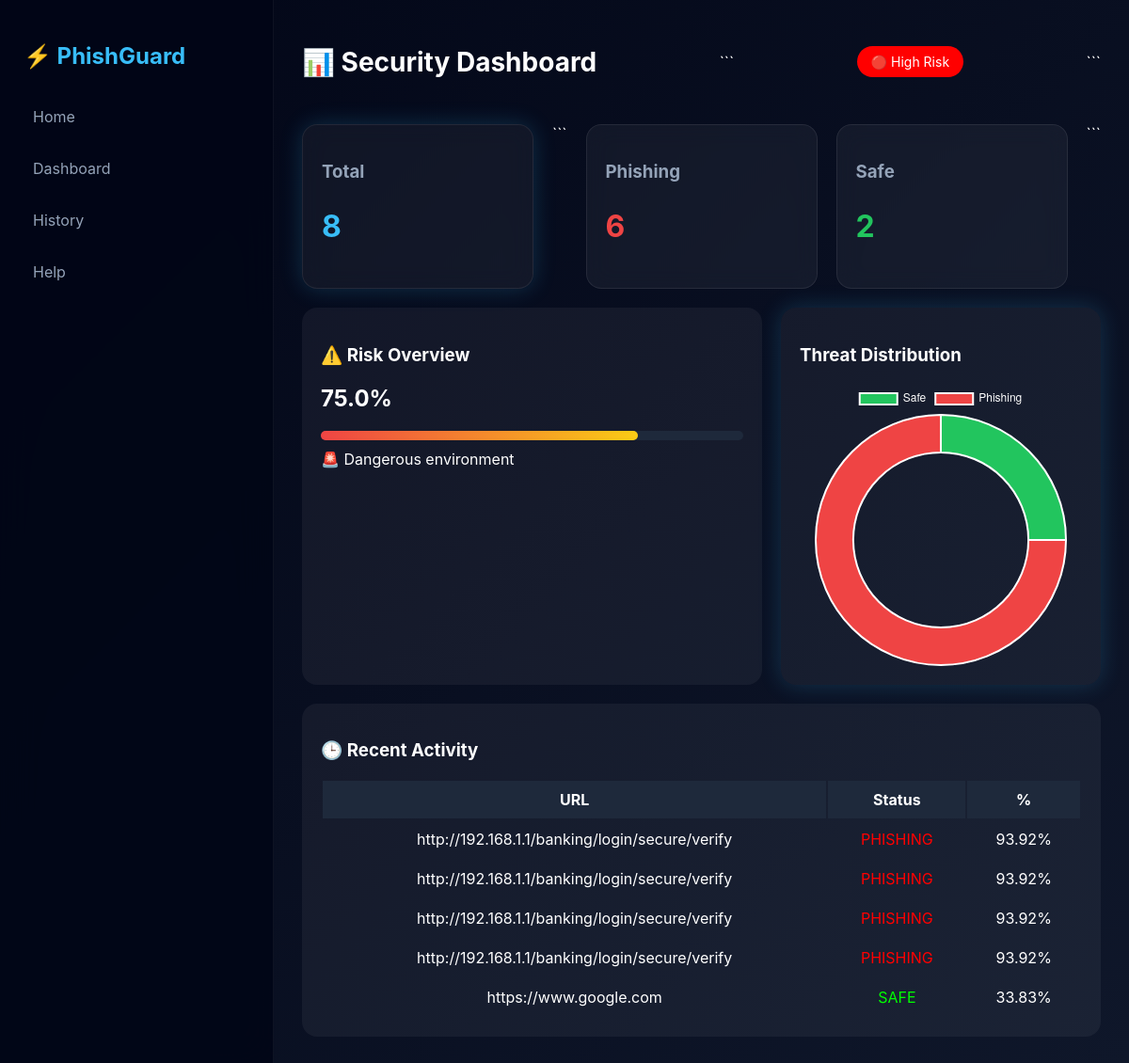
/dashboard, run on the app's committed database.
### tables this page shows
CREATE TABLE scans (
            id INTEGER PRIMARY KEY AUTOINCREMENT,
            url TEXT,
            prediction TEXT,
            phishing_prob REAL,
            date TIMESTAMP DEFAULT CURRENT_TIMESTAMP
        );

### app.py (the view)
@app.route('/dashboard')
def dashboard():
    conn = sqlite3.connect("history.db")
    c = conn.cursor()
    c.execute("SELECT COUNT(*) FROM scans")
    total = c.fetchone()[0]
    c.execute("SELECT COUNT(*) FROM scans WHERE prediction='PHISHING'")
    phishing = c.fetchone()[0]
    safe = total - phishing
    c.execute("""
        SELECT url, prediction, phishing_prob, date
        FROM scans
        ORDER BY id DESC
        LIMIT 5
    """)
    recent = c.fetchall()
    risk_percent = round((phishing / total) * 100, 2) if total > 0 else 0
    conn.close()
    return render_template(
        'dashboard.html',
        total=total,
        phishing=phishing,
        safe=safe,
        recent=recent,
        risk_percent=risk_percent
    )

### templates/dashboard.html (shortened to what this page needs)
<!DOCTYPE html>
<html lang="en">
<head>
</head>
<body>
<div class="sidebar">
    <h2>⚡ PhishGuard</h2>
    <a href="/">Home</a>
    <a href="/dashboard">Dashboard</a>
    <a href="/history">History</a>
    <a href="/help">Help</a>
</div>
<div class="main">
<div class="header">
    <h1>📊 Security Dashboard</h1>
```
{% if risk_percent > 70 %}
    <div class="status" style="background:red;">🔴 High Risk</div>
{% elif risk_percent > 40 %}
    <div class="status" style="background:orange;">🟠 Medium</div>
{% else %}
    <div class="status" style="background:green;">🟢 Safe</div>
{% endif %}
```
</div>
<div class="cards">
    <div class="card glow">
        <h3>Total</h3>
        <h2 class="total">{{ total }}</h2>
    </div>
```
<div class="card">
    <h3>Phishing</h3>
    <h2 class="phishing">{{ phishing }}</h2>
</div>
<div class="card">
    <h3>Safe</h3>
    <h2 class="safe">{{ safe }}</h2>
</div>
```
</div>
<div class="grid">
<div class="box">
<h3>⚠️ Risk Overview</h3>
<h2>{{ risk_percent }}%</h2>
<div class="progress">
    <div class="progress-bar" style="width:{{ risk_percent }}%"></div>
</div>
<p style="margin-top:10px;">
{% if risk_percent > 70 %}
🚨 Dangerous environment
{% elif risk_percent > 40 %}
⚠️ Be careful
{% else %}
✅ Safe usage
{% endif %}
</p>
</div>
<div class="box glow">
<h3>Threat Distribution</h3>
<canvas id="chart"></canvas>
</div>
</div>
<div class="box" style="margin-top:20px;">
<h3>🕒 Recent Activity</h3>
<table>
<tr>
<th>URL</th>
<th>Status</th>
<th>%</th>
</tr>
{% for row in recent %}
<tr>
<td>{{ row[0] }}</td>
<td style="color:{% if row[1]=='PHISHING' %}red{% else %}lime{% endif %}">
{{ row[1] }}
</td>
<td>{{ row[2] }}%</td>
</tr>
{% endfor %}
</table>
</div>
</div>
<script>
new Chart(document.getElementById('chart'), {
type:'doughnut',
data:{
labels:['Safe','Phishing'],
datasets:[{
data:[{{ safe }},{{ phishing }}],
backgroundColor:['#22c55e','#ef4444']
}]
},
options:{
cutout:'70%',
plugins:{
legend:{labels:{color:'white'}}
}
}
});
</script>
</body>
</html>

### templates/dashboard.html (style rules this page uses)
body { margin: 0; font-family: 'Inter', sans-serif; background: linear-gradient(135deg,#020617,#0f172a); color: white; display: flex; }
.sidebar { width: 240px; background: rgba(2,6,23,0.9); backdrop-filter: blur(20px); padding: 25px; border-right: 1px solid rgba(255,255,255,0.05); }
.sidebar h2 { color: #38bdf8; margin-bottom: 30px; }
.sidebar a { display: block; margin: 15px 0; color: #94a3b8; text-decoration: none; padding: 10px; border-radius: 8px; transition: 0.3s; }
.main { flex: 1; padding: 30px; }
.header { display: flex; justify-content: space-between; align-items: center; }
.header h1 { font-size: 28px; }
.status { padding: 8px 15px; border-radius: 20px; font-size: 14px; }
.cards { display: flex; gap: 20px; margin-top: 30px; }
.card { flex: 1; padding: 20px; border-radius: 16px; background: rgba(255,255,255,0.05); backdrop-filter: blur(12px); border: 1px solid rgba(255,255,255,0.08); transition: 0.3s; }
.card h3 { color: #94a3b8; }
.card h2 { font-size: 32px; }
.total { color:#38bdf8; }
.phishing { color:#ef4444; }
.safe { color:#22c55e; }
.grid { display: grid; grid-template-columns: 1.5fr 1fr; gap: 20px; margin-top: 20px; }
.box { padding: 20px; border-radius: 16px; background: rgba(255,255,255,0.05); }
.progress { background: #1e293b; height: 10px; border-radius: 5px; margin-top: 10px; }
.progress-bar { height: 10px; border-radius: 5px; background: linear-gradient(90deg,#ef4444,#facc15); }
table { width: 100%; margin-top: 10px; }
td, th { padding: 10px; text-align: center; }
th { background: #1e293b; }
.glow { box-shadow: 0 0 25px rgba(56,189,248,0.2); }

### data on the page
scans: url "http://192.168.1.1/banking/login/secure/verify", prediction "PHISHING", phishing_prob "93.92"
scans: url "http://192.168.1.1/banking/login/secure/verify", prediction "PHISHING", phishing_prob "93.92"
scans: url "http://192.168.1.1/banking/login/secure/verify", prediction "PHISHING", phishing_prob "93.92"
scans: url "http://192.168.1.1/banking/login/secure/verify", prediction "PHISHING", phishing_prob "93.92"
scans: url "https://www.google.com", prediction "SAFE", phishing_prob "33.83"

### other printed values
{{ total }} "8"
{{ phishing }} "6"
{{ safe }} "2"
{{ risk_percent }} "75.0"
chart data {{ safe }} 2
chart data {{ phishing }} 6
